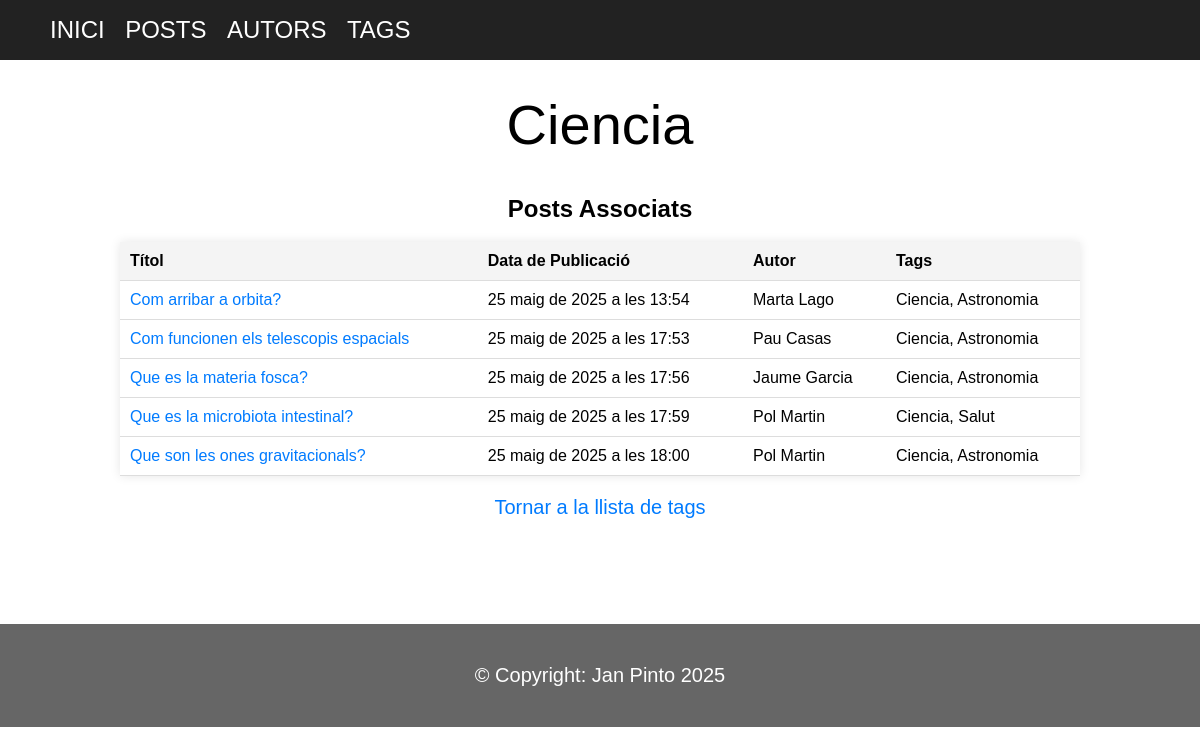
/tags/ciencia/, run on the app's committed database.
### blog/models.py (models this page shows, shortened)
class Tag(models.Model):
    nom = models.CharField(max_length=50, unique=True)
    slug = models.SlugField(max_length=50, unique=True, blank=True)

class Post(models.Model):
    title = models.CharField(max_length=200)
    slug = models.SlugField(max_length=200, unique=True, blank=True)
    content = models.TextField()
    date = models.DateTimeField(auto_now_add=True)
    autor = models.ForeignKey(Autor, on_delete=models.CASCADE, related_name='posts')
    tags = models.ManyToManyField(Tag, related_name='posts', blank=True)

class Autor(models.Model):
    nom = models.CharField(max_length=100)
    cognom = models.CharField(max_length=100)
    email = models.EmailField(unique=True)

### blog/views.py (the view)
# urls.py: path('tags/<str:slug>/', views.tag_detail, name='tag_detail'),
def tag_detail(request, slug):
    try:
        tag = Tag.objects.prefetch_related('posts').get(slug=slug)
    except Tag.DoesNotExist:
        return HttpResponse("Tag no trobat", status=404)
    return render(request, 'blog/tag_detail.html', {'tag': tag})

### blog/templates/blog/tag_detail.html (shortened to what this page needs)
{% extends 'blog/base.html' %}
{% block content %}
<div class="text-center">
    <h1 class="titol">{{ tag.nom }}</h1>
    <h2>Posts Associats</h2>
    <table>
        <thead>
            <tr>
                <th>Títol</th>
                <th>Data de Publicació</th>
                <th>Autor</th>
                <th>Tags</th>
            </tr>
        </thead>
        <tbody>
            {% for post in tag.posts.all %}
                <tr>
                    <td><a href="{% url 'posts-detail-page' post.slug %}">{{ post.title }}</a></td>
                    <td>{{ post.date }}</td>
                    <td>{{ post.autor.nom }} {{ post.autor.cognom }}</td>
                    <td>
                        {% for tag in post.tags.all %}
                            {{ tag.nom }}{% if not forloop.last %}, {% endif %}
                        {% empty %}
                            Sense tags
                        {% endfor %}
                    </td>
                </tr>
            {% empty %}
                <tr>
                    <td colspan="4">No hi ha posts associats a aquest tag.</td>
                </tr>
            {% endfor %}
        </tbody>
    </table>
    <p><a href="{% url 'tag_list' %}">Tornar a la llista de tags</a></p>
</div>
{% endblock %}

### blog/static/blog/css/style.css (style rules this page uses)
body { font-family: Arial, sans-serif; margin: 0; padding: 0; }
p { font-size: 20px; }
table { width: 80%; margin: 0 auto; border-collapse: collapse; background-color: white; box-shadow: 0 0 10px rgba(0, 0, 0, 0.1); }
th, td { padding: 10px; text-align: left; border-bottom: 1px solid #ddd; }
th { background-color: #f4f4f4; font-weight: bold; }
a { color: #007bff; text-decoration: none; }
.text-center { text-align: center; }
.titol { font-size: 3.5rem; font-weight: 500; margin-top: 2rem; }

### data on the page
Tag: nom "Ciencia"
Post: title "Com arribar a orbita?", date "25 maig de 2025 a les 13:54", autor.nom "Marta", autor.cognom "Lago"
Tag: nom "Astronomia"
Post: title "Com funcionen els telescopis espacials", date "25 maig de 2025 a les 17:53", autor.nom "Pau", autor.cognom "Casas"
Post: title "Que es la materia fosca?", date "25 maig de 2025 a les 17:56", autor.nom "Jaume", autor.cognom "Garcia"
Post: title "Que es la microbiota intestinal?", date "25 maig de 2025 a les 17:59", autor.nom "Pol", autor.cognom "Martin"
Tag: nom "Salut"
Post: title "Que son les ones gravitacionals?", date "25 maig de 2025 a les 18:00", autor.nom "Pol", autor.cognom "Martin"
